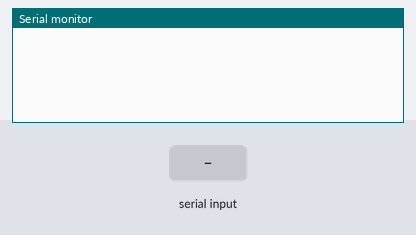
Recording of a sketch running on a simulated Arduino Uno, built with avr-gcc and run on an emulated ATmega328P. On the bench: the last lines printed to the serial monitor. The inputs (shaded band) are chosen by the test bench.

Above: at 1.2 s.
1.3 s: "90 45 200\n" received over Serial
At 2.4 s:
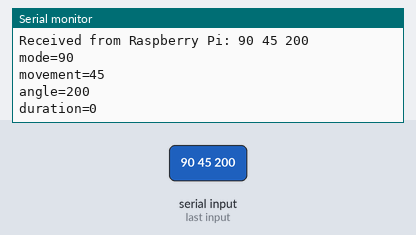
2.8 s: "90 45\n" received over Serial
At 3.5 s:
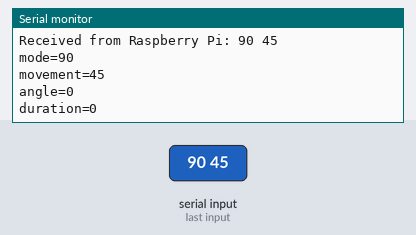
4.3 s: "90 45 200 10\n" received over Serial
At 4.7 s:
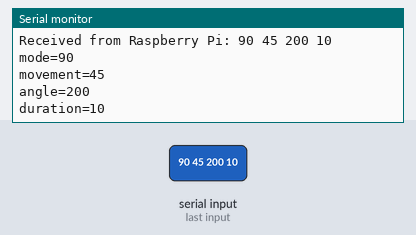
5.8 s: "5\n" received over Serial
At 7.0 s:
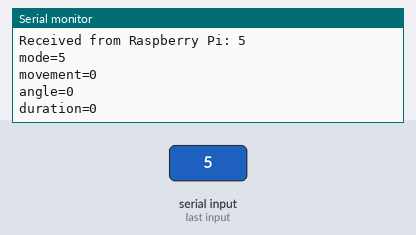

The sketch:

serial_example_connection.ino
```cpp
int mode,movement,angle,duration;
char *ptr;
void setup() {
  Serial.begin(115200);  // Initialize USB serial port


}

void loop() {
  if (Serial.available()) {
    String data = Serial.readStringUntil('\n');
    Serial.print("Received from Raspberry Pi: ");
    Serial.println(data);


  // Convert String to char array
  char inputBuffer[data.length() + 1]; // +1 for null terminator
  data.toCharArray(inputBuffer, sizeof(inputBuffer));

  // Tokenize the string and parse integers
  ptr = strtok(inputBuffer, " ");
  mode = atoi(ptr);
  ptr = strtok(NULL, " ");
  movement = atoi(ptr);
  ptr = strtok(NULL, " ");
  angle = atoi(ptr);
  ptr = strtok(NULL, " ");
  duration = atoi(ptr);

  // Print the values of the variables
  Serial.print("mode=");
  Serial.println(mode);
  Serial.print("movement=");
  Serial.println(movement);
  Serial.print("angle=");
  Serial.println(angle);
  Serial.print("duration=");
  Serial.println(duration);


  }
}
```

Measured:
- after the input at 1.3 s, the serial monitor: prints a new line at once (image 1)
- after the input at 2.8 s, the serial monitor: prints a new line at once (image 2)
- after the input at 4.3 s, the serial monitor: prints a new line at once (image 3)
- after the input at 5.8 s, the serial monitor: prints a new line at once (image 4)
